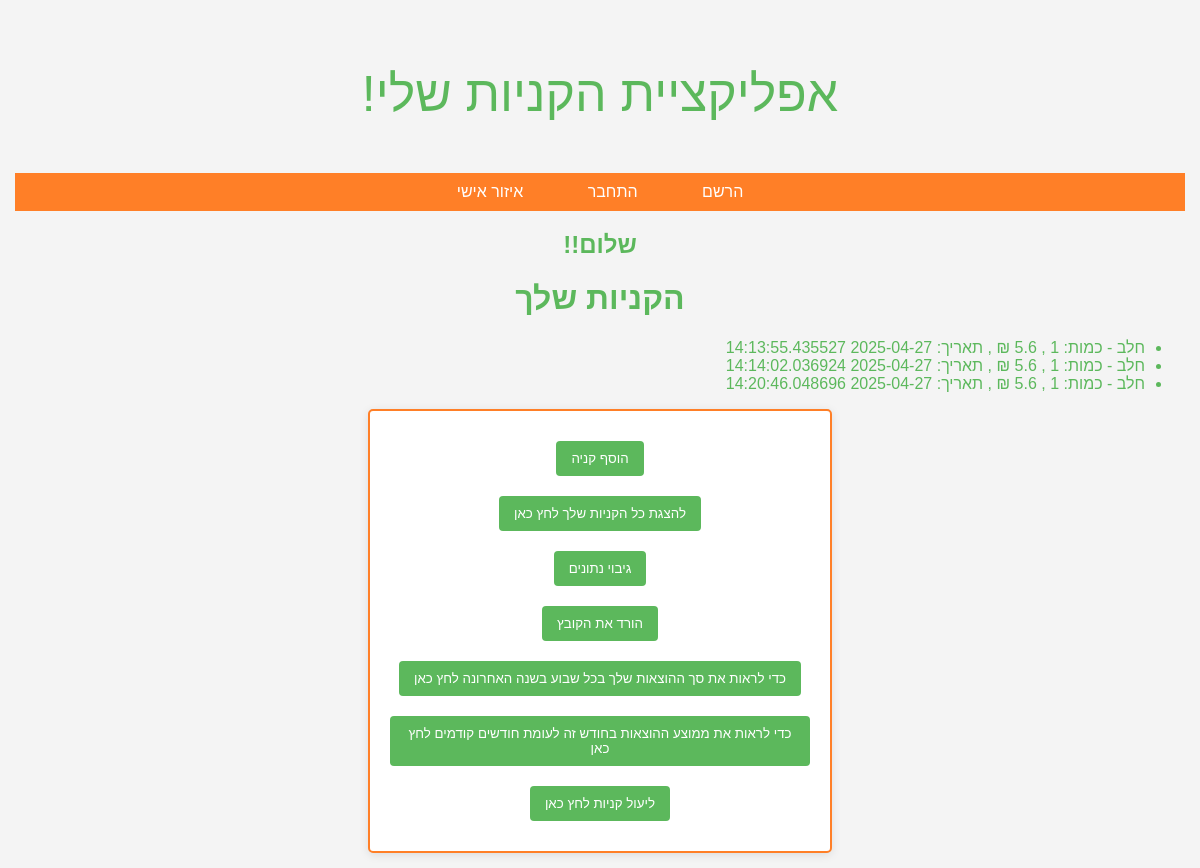
The page /personal_area (signed in) on the database its author committed.
### main.py (models this page shows)
class Purchase(db.Model):
    id = db.Column(db.Integer, primary_key=True, autoincrement=True)
    user_id = db.Column(db.Integer, db.ForeignKey('user.user_id'), nullable=False)
    item_name = db.Column(db.String, nullable=False)
    qty = db.Column(db.Integer, default=0)
    price = db.Column(db.Float, nullable=False)
    category = db.Column(db.String, nullable=False)
    date = db.Column(db.DateTime, nullable=False)

### main.py (the view)
@app.route("/personal_area")
def personal_area():
        if current_user.is_authenticated:
            user_id = current_user.user_id
            one_week_ago = datetime.now() - timedelta(weeks=1)
            purchases = Purchase.query.filter(Purchase.user_id == user_id, Purchase.date >= one_week_ago).all()
            return render_template("personal_area.html", purchases=purchases, user=current_user)
        else:
            return render_template("Login.html", user=current_user)

### main.py (called while the page is built)
@login_manager.user_loader
def load_user(user_id):
    return User.query.get(int(user_id))

### templates/Personal_area.html (shortened to what this page needs)
{% extends 'index.html' %}
{% block body %}
  <h2>!!שלום</h2>
    <h1>הקניות שלך</h1>
    {% if purchases %}
        <ul>
            {% for purchase in purchases %}
                <li>{{ purchase.item_name }} -
                    כמות: {{ purchase.qty }} ,
                    {{ purchase.price }} ₪ ,
                    תאריך: {{ purchase.date }}
                </li>
            {% endfor %}
        </ul>
    {% else %}
        <p>!אין קניות להציג</p>
    {% endif %}
<form class="personal_area_class" action="" method="get">
    <button formaction="/add_purchase">הוסף קניה</button>
    <button formaction="/profile/getMore">להצגת כל הקניות שלך לחץ כאן</button>
    <button formaction="http://127.0.0.1:5000/saveData">גיבוי נתונים</button><button formaction="http://127.0.0.1:5000/downloadData">הורד את הקובץ</button>
    <button formaction="http://127.0.0.1:5000/graph1">כדי לראות את סך ההוצאות שלך בכל שבוע בשנה האחרונה לחץ כאן</button>
    <button formaction="http://127.0.0.1:5000/graph2">כדי לראות את ממוצע ההוצאות בחודש זה לעומת חודשים קודמים לחץ כאן</button>
    <button formaction="http://127.0.0.1:5000/optimize_purchases">ליעול קניות לחץ כאן</button>
</form>
{% endblock %}

### static/css/index.css (style rules this page uses)
body { color: #5cb85c; font-family: Arial, sans-serif; background-color: #f4f4f4; margin: 0; padding: 15px; text-align:center; }
h1 { font:220px color: #5cb85c; }
form { background: white; padding: 20px; border-radius: 5px; box-shadow: 0 2px 10px rgba(0, 0, 0, 0.1); border: 2px solid #FF7F27; width: 350px; height: 400px; margin: 0 auto; display: flex; flex-direction: column; align-items: center; }
.personal_area_class { background: white; padding: 20px; border-radius: 5px; box-shadow: 0 2px 10px rgba(0, 0, 0, 0.1); border: 2px solid #FF7F27; width: 420px; height: 400px; margin: 0 auto; display: flex; flex-direction: column; align-items: center; }
button { background-color: #5cb85c; color: white; padding: 10px 15px; border: none; border-radius: 4px; cursor: pointer; margin: 10px 0 ; display: block; }
ul { direction: rtl; text-align: right; }

### rows shown on the page
Purchase: item_name "חלב", date "2025-04-27 14:13:55.435527"
Purchase: item_name "חלב", date "2025-04-27 14:14:02.036924"
Purchase: item_name "חלב", date "2025-04-27 14:20:46.048696"
